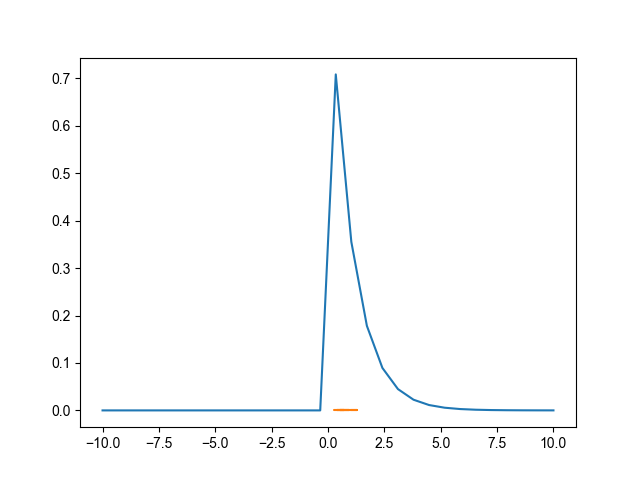

Source code (Python):
import numpy
import matplotlib.pyplot as plt
from math import e, pi
from manim import *
from scipy.stats import expon


def norm(x, mu, sigma):
    return (
        1
        / ((2 * pi * sigma**2) ** 0.5)
        * e ** ((-((x - mu) ** 2)) / (2 * sigma**2))
    )


n = int(input())
expo = numpy.vectorize(expon.pdf)
l = numpy.zeros(n)
l[0] = 1
selection = numpy.zeros(n)
selection[0] = 1
for i in range(1, n, 1):
    num0 = numpy.random.normal(l[i - 1], 2, size=None)
    selection[i] = num0
    a = (
        expon.pdf(num0)
        * norm(l[i - 1], num0, 2)
        / (expon.pdf(l[i - 1]) * norm(num0, l[i - 1], 2))
    )
    if a >= 1:

        l[i] = num0
    else:
        prob = numpy.random.uniform(low=0, high=1, size=None)
        if prob <= a:
            l[i] = num0
        else:
            l[i] = l[i - 1]
x = numpy.linspace(-10, 10, n)
y = expo(x)
plt.plot(x, y)
plt.style.use("seaborn-whitegrid")
plt.plot(l, numpy.zeros(n))
plt.show()
print(l, len(l))


class MetropolisHastings(Scene):
    def construct(self):
        grid = Axes(
            x_range=[-10, 10, 1],
            y_range=[0, 1, 0.1],
        ).add_coordinates()
        graph = grid.plot(lambda x: expon.pdf(x), color=BLUE).make_jagged()
        self.add(grid, graph)
        self.play(Create(graph))
        dot = Dot(color=WHITE).move_to(grid.c2p(l[0], 0, 0))
        self.add(dot)
        self.play(FadeIn(dot))
        graph_temp = grid.plot(lambda x: norm(x, l[0], 2))
        self.add(graph_temp)
        self.play(Create(graph_temp))
        for i in range(1, n, 1):
            dot = Dot(color=WHITE).move_to(grid.c2p(selection[i], 0, 0))
            self.add(dot)
            self.play(FadeIn(dot))
            graph_temp_0 = grid.plot(lambda x: norm(x, selection[i], 2))
            self.add(graph_temp_0)
            self.play(Create(graph_temp_0))
            if selection[i] == l[i]:
                dot.set_color(GREEN)
                self.play(FadeOut(graph_temp))
                graph_temp = graph_temp_0
            else:
                cross = Cross(scale_factor=0.1).move_to(dot)
                self.add(cross)
                self.play(FadeIn(cross))
                self.play(FadeOut(graph_temp_0))
            self.wait(0.5)
